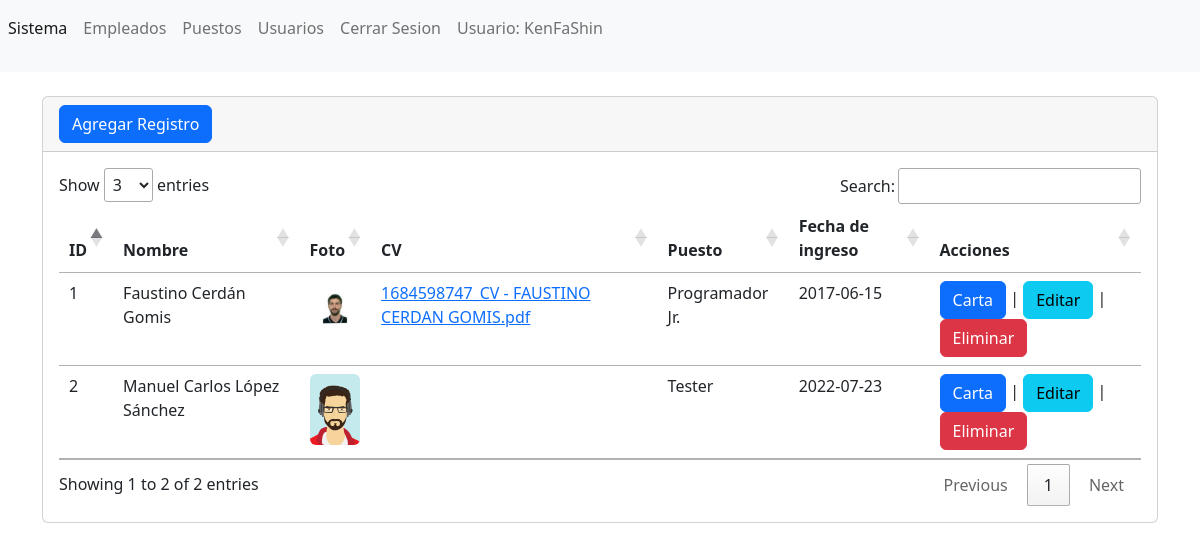
Page /secciones/empleados/index.php (signed in) on the committed database.
### tables this page shows
CREATE TABLE `tbl_empleados` (
  `id` int(11) NOT NULL,
  `primer_nombre` varchar(255) NOT NULL,
  `segundo_nombre` varchar(255) NOT NULL,
  `primer_apellido` varchar(255) NOT NULL,
  `segundo_apellido` varchar(255) NOT NULL,
  `foto` varchar(255) NOT NULL,
  `cv` varchar(255) NOT NULL,
  `id_puesto` int(11) NOT NULL,
  `fecha_ingreso` date NOT NULL
);

### secciones/empleados/index.php (the view, shortened to what this page needs)
<?php
include("../../bd.php");
$sentencia = $conexion->prepare("SELECT *,(SELECT nombre_puesto FROM tbl_puestos WHERE tbl_puestos.id=tbl_empleados.id_puesto limit 1) as puesto FROM `tbl_empleados`");
$sentencia -> execute();
$lista_tbl_empleados = $sentencia->fetchAll(PDO::FETCH_ASSOC);
?>
<?php include("../../templates/header.php");?>
<br>
<div class="card">
    <div class="card-header">
        <a name="btn_ir_a_crear_empleado" id="btn_ir_a_crear_empleado" class="btn btn-primary" href="crear.php" role="button">Agregar Registro</a>
    </div>
    <div class="card-body">
        <div class="table-responsive-sm">
            <table class="table table" id="tabla_id">
                <thead>
                    <tr>
                        <th scope="col">ID</th>
                        <th scope="col">Nombre</th>
                        <th scope="col">Foto</th>
                        <th scope="col">CV</th>
                        <th scope="col">Puesto</th>
                        <th scope="col">Fecha de ingreso</th>
                        <th scope="col">Acciones</th>
                    </tr>
                </thead>
                <tbody>
                    <?php foreach($lista_tbl_empleados as $registro){?>
                    <tr class="">
                        <td><?php echo $registro['id'];?></td>
                        <td scope="row"><?php echo $registro['primer_nombre']." ".$registro['segundo_nombre']." ".$registro['primer_apellido']." ".$registro['segundo_apellido'];?></td>
                        <td>
                        <img width="50" src="./img/<?php echo $registro['foto'];?>" class="img-fluid rounded" alt="" /></td>
                        <td>
                            <a href="<?php echo $registro['cv'];?>" target="_blank"><?php echo $registro['cv'];?></a>
                        </td>
                        <td><?php echo $registro['puesto'];?></td>
                        <td><?php echo $registro['fecha_ingreso'];?></td>
                        <td>
                            <a name="btn_crear_carta_empleado" id="btn_crear_carta_empleado" class="btn btn-primary" href="carta_recomendacion.php?txtID=<?php echo $registro['id'];?>" role="button">Carta</a> |
                            <a name="btn_editar_empleado" id="btn_editar_empleado" class="btn btn-info" href="editar.php?txtID=<?php echo $registro['id'];?>" role="button">Editar</a> |
                            <a name="btn_eliminar_empleado" id="btn_eliminar_empleado" class="btn btn-danger" href="javascript:borrar(<?php echo $registro['id'];?>);" role="button">Eliminar</a>
                        </td>
                    </tr>
                    <?php }?>
                </tbody>
            </table>
        </div>
    </div>
</div>
<?php include("../../templates/footer.php");?>

### templates/header.php (shortened to what this page needs)
<?php
$url_base="http://localhost/AppCV/";
?>
<!doctype html>
<html lang="es">
<head>
  <link href="https://cdn.jsdelivr.net/npm/bootstrap@5.2.1/dist/css/bootstrap.min.css" rel="stylesheet"
>
    <link rel="stylesheet" href="https://cdn.datatables.net/1.13.4/css/jquery.dataTables.css" />
</head>
<body>
  <nav class="navbar navbar-expand navbar-light bg-light">
      <div class="nav navbar-nav">
          <a class="nav-item nav-link active" href="<?php echo $url_base;?>" aria-current="page">Sistema <span class="visually-hidden">(current)</span></a>
          <a class="nav-item nav-link" href="<?php echo $url_base;?>secciones/empleados">Empleados</a>
          <a class="nav-item nav-link" href="<?php echo $url_base;?>secciones/puestos">Puestos</a>
          <a class="nav-item nav-link" href="<?php echo $url_base;?>secciones/usuarios">Usuarios</a>
          <a class="nav-item nav-link" href="<?php echo $url_base;?>cerrar.php">Cerrar Sesion</a>
          <p class="nav-item nav-link">Usuario: <?php echo $_SESSION['usuario'];?></p>
      </div>
  </nav>
  <main class="container">

### templates/footer.php (shortened to what this page needs)
</main>
</body>
</html>

### rows in the picture
tbl_empleados: id "1", primer_nombre "Faustino", primer_apellido "Cerdán", segundo_apellido "Gomis", foto (picture), cv "1684598747_CV - FAUSTINO CERDAN GOMIS.pdf", puesto "Programador Jr.", fecha_ingreso "2017-06-15"
tbl_empleados: id "2", primer_nombre "Manuel", segundo_nombre "Carlos", primer_apellido "López", segundo_apellido "Sánchez", foto (picture), puesto "Tester", fecha_ingreso "2022-07-23"

### other values in the picture
$_SESSION['usuario'] "KenFaShin"
